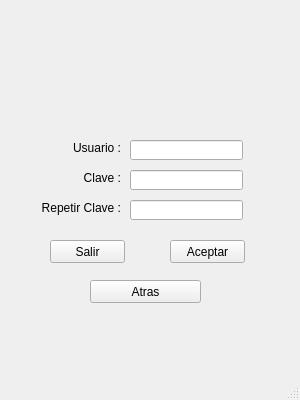
<?xml version="1.0" encoding="UTF-8"?>
<ui version="4.0">
 <class>MainWindow</class>
 <widget class="QMainWindow" name="MainWindow">
  <property name="geometry">
   <rect>
    <x>0</x>
    <y>0</y>
    <width>300</width>
    <height>400</height>
   </rect>
  </property>
  <property name="windowTitle">
   <string>MainWindow</string>
  </property>
  <widget class="QWidget" name="centralwidget">
   <widget class="QLabel" name="label">
    <property name="geometry">
     <rect>
      <x>0</x>
      <y>0</y>
      <width>300</width>
      <height>380</height>
     </rect>
    </property>
    <property name="text">
     <string/>
    </property>
    <property name="scaledContents">
     <bool>true</bool>
    </property>
   </widget>
   <widget class="QLabel" name="label_2">
    <property name="geometry">
     <rect>
      <x>50</x>
      <y>140</y>
      <width>71</width>
      <height>16</height>
     </rect>
    </property>
    <property name="text">
     <string>Usuario :</string>
    </property>
    <property name="alignment">
     <set>Qt::AlignRight|Qt::AlignTrailing|Qt::AlignVCenter</set>
    </property>
   </widget>
   <widget class="QLabel" name="label_3">
    <property name="geometry">
     <rect>
      <x>50</x>
      <y>170</y>
      <width>71</width>
      <height>16</height>
     </rect>
    </property>
    <property name="text">
     <string>Clave :</string>
    </property>
    <property name="alignment">
     <set>Qt::AlignRight|Qt::AlignTrailing|Qt::AlignVCenter</set>
    </property>
   </widget>
   <widget class="QLabel" name="label_4">
    <property name="geometry">
     <rect>
      <x>60</x>
      <y>100</y>
      <width>181</width>
      <height>21</height>
     </rect>
    </property>
    <property name="font">
     <font>
      <pointsize>8</pointsize>
     </font>
    </property>
    <property name="styleSheet">
     <string notr="true">color: rgb(22, 110, 250);</string>
    </property>
    <property name="text">
     <string/>
    </property>
    <property name="alignment">
     <set>Qt::AlignCenter</set>
    </property>
   </widget>
   <widget class="QLabel" name="label_5">
    <property name="geometry">
     <rect>
      <x>40</x>
      <y>200</y>
      <width>81</width>
      <height>16</height>
     </rect>
    </property>
    <property name="text">
     <string>Repetir Clave :</string>
    </property>
    <property name="alignment">
     <set>Qt::AlignRight|Qt::AlignTrailing|Qt::AlignVCenter</set>
    </property>
   </widget>
   <widget class="QLineEdit" name="lineEdit">
    <property name="geometry">
     <rect>
      <x>130</x>
      <y>140</y>
      <width>113</width>
      <height>20</height>
     </rect>
    </property>
   </widget>
   <widget class="QLineEdit" name="lineEdit_2">
    <property name="geometry">
     <rect>
      <x>130</x>
      <y>170</y>
      <width>113</width>
      <height>20</height>
     </rect>
    </property>
    <property name="echoMode">
     <enum>QLineEdit::Password</enum>
    </property>
   </widget>
   <widget class="QLineEdit" name="lineEdit_3">
    <property name="geometry">
     <rect>
      <x>130</x>
      <y>200</y>
      <width>113</width>
      <height>20</height>
     </rect>
    </property>
    <property name="echoMode">
     <enum>QLineEdit::Password</enum>
    </property>
   </widget>
   <widget class="QPushButton" name="pushButton">
    <property name="geometry">
     <rect>
      <x>50</x>
      <y>240</y>
      <width>75</width>
      <height>23</height>
     </rect>
    </property>
    <property name="text">
     <string>Salir</string>
    </property>
   </widget>
   <widget class="QPushButton" name="pushButton_2">
    <property name="geometry">
     <rect>
      <x>170</x>
      <y>240</y>
      <width>75</width>
      <height>23</height>
     </rect>
    </property>
    <property name="text">
     <string>Aceptar</string>
    </property>
   </widget>
   <widget class="QPushButton" name="pushButton_3">
    <property name="geometry">
     <rect>
      <x>90</x>
      <y>280</y>
      <width>111</width>
      <height>23</height>
     </rect>
    </property>
    <property name="text">
     <string>Atras</string>
    </property>
   </widget>
   <widget class="QLabel" name="label_6">
    <property name="geometry">
     <rect>
      <x>30</x>
      <y>10</y>
      <width>231</width>
      <height>71</height>
     </rect>
    </property>
    <property name="text">
     <string/>
    </property>
    <property name="scaledContents">
     <bool>true</bool>
    </property>
   </widget>
  </widget>
  <widget class="QMenuBar" name="menubar">
   <property name="geometry">
    <rect>
     <x>0</x>
     <y>0</y>
     <width>300</width>
     <height>21</height>
    </rect>
   </property>
  </widget>
  <widget class="QStatusBar" name="statusbar"/>
 </widget>
 <resources/>
 <connections/>
</ui>
